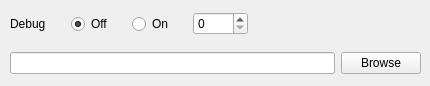
     <widget class="QWidget" name="debugTabForm">
      <property name="toolTip">
       <string>&lt;html&gt;&lt;head/&gt;&lt;body&gt;&lt;p&gt;Debug parameters (on/off, level, error file)&lt;/p&gt;&lt;/body&gt;&lt;/html&gt;</string>
      </property>
      <attribute name="title">
       <string>Debug</string>
      </attribute>
      <attribute name="toolTip">
       <string>&lt;html&gt;&lt;head/&gt;&lt;body&gt;&lt;p&gt;Debug parameters (on/off, level, error file)&lt;/p&gt;&lt;/body&gt;&lt;/html&gt;</string>
      </attribute>
      <widget class="QWidget" name="layoutWidget20">
       <property name="geometry">
        <rect>
         <x>10</x>
         <y>10</y>
         <width>238</width>
         <height>28</height>
        </rect>
       </property>
       <layout class="QHBoxLayout" name="horizontalLayout_28">
        <item>
         <widget class="QLabel" name="mf_map_debug_label">
          <property name="text">
           <string>Debug</string>
          </property>
         </widget>
        </item>
        <item>
         <widget class="QRadioButton" name="mf_map_debug_off">
          <property name="text">
           <string>Off</string>
          </property>
          <property name="checked">
           <bool>true</bool>
          </property>
         </widget>
        </item>
        <item>
         <widget class="QRadioButton" name="mf_map_debug_on">
          <property name="text">
           <string>On</string>
          </property>
         </widget>
        </item>
        <item>
         <widget class="QSpinBox" name="mf_map_debug">
          <property name="maximum">
           <number>5</number>
          </property>
         </widget>
        </item>
       </layout>
      </widget>
      <widget class="QWidget" name="layoutWidget21">
       <property name="geometry">
        <rect>
         <x>10</x>
         <y>50</y>
         <width>411</width>
         <height>27</height>
        </rect>
       </property>
       <layout class="QHBoxLayout" name="horizontalLayout_29">
        <item>
         <widget class="QLineEdit" name="mf_map_config_errorFile"/>
        </item>
        <item>
         <widget class="QPushButton" name="mf_map_config_errorFile_browse">
          <property name="text">
           <string>Browse</string>
          </property>
         </widget>
        </item>
       </layout>
      </widget>
     </widget>
